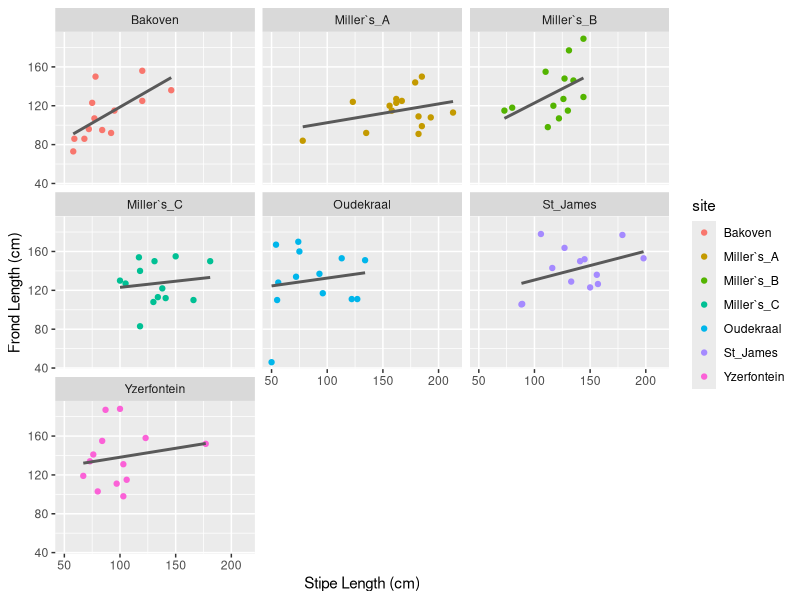
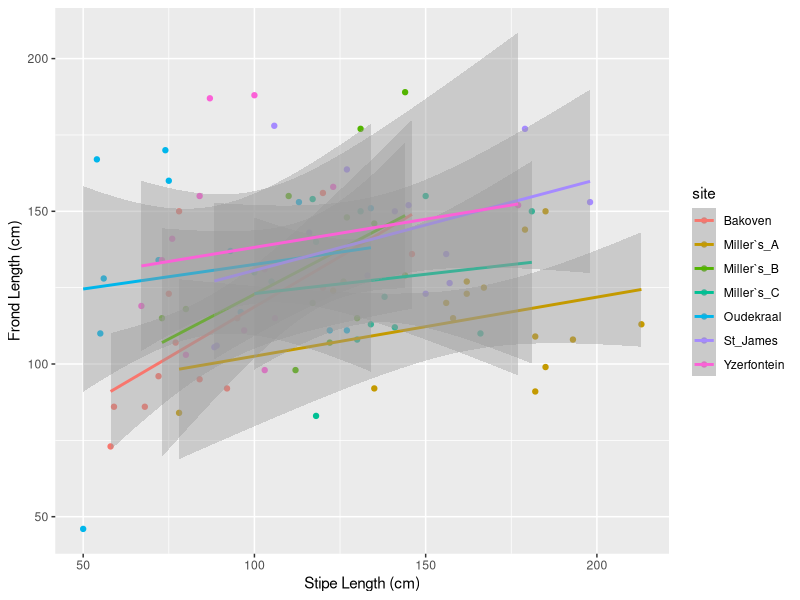
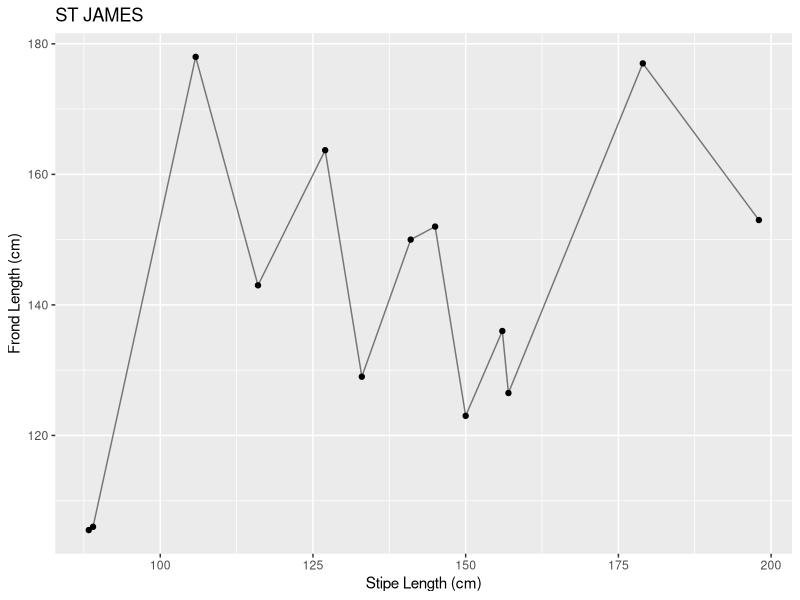
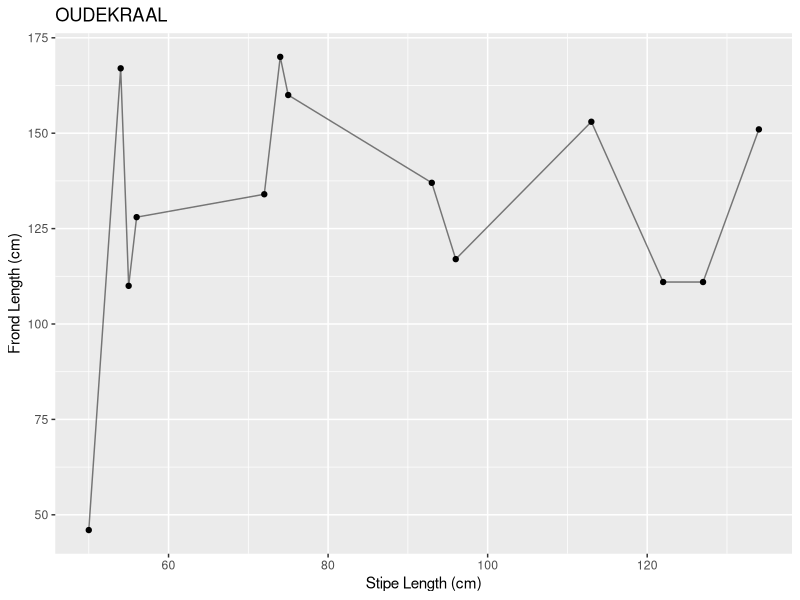
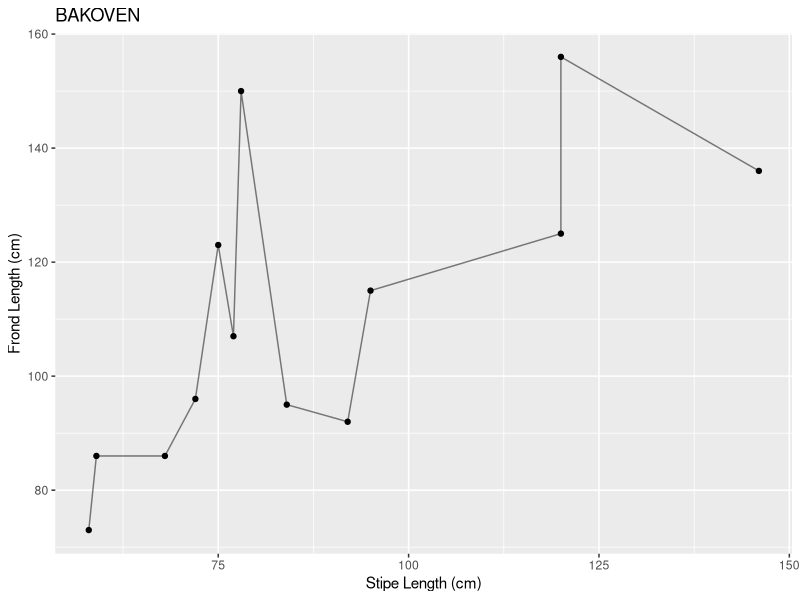
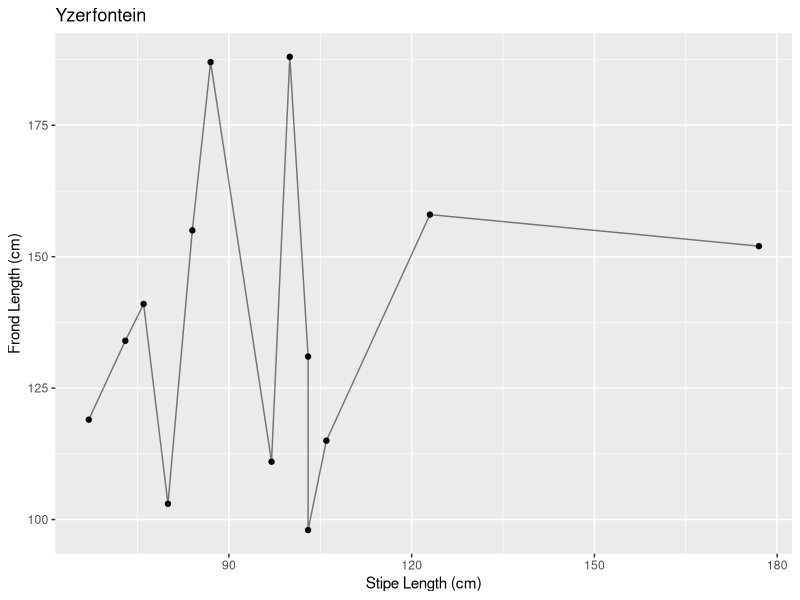
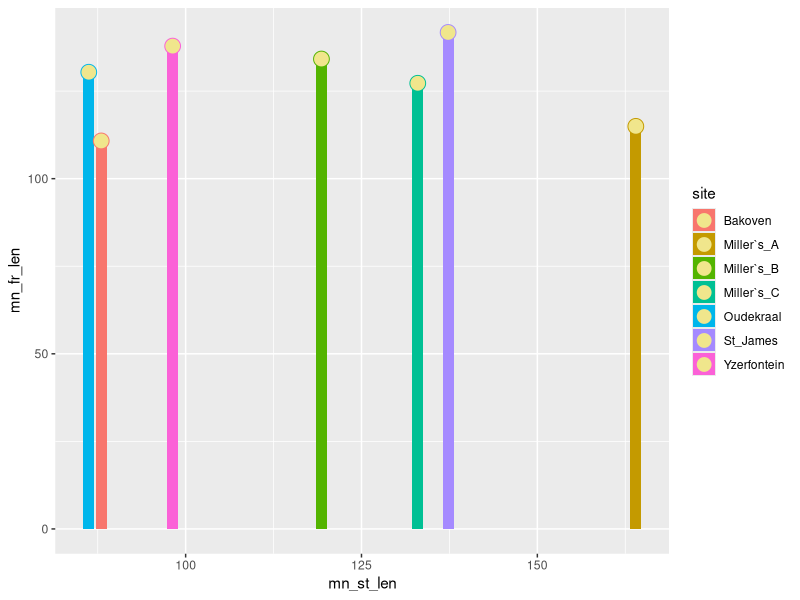
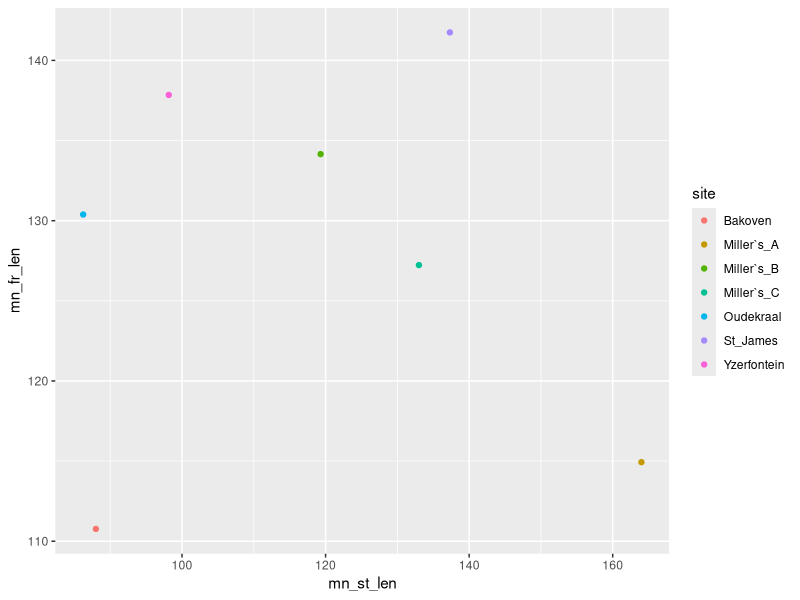

Reproduce these figures in R, in order. (Note: this script raises an error after producing the figures.)
#results 

# load libraries  ---------------------------------------------------------

library(tidyverse)
library(ggpubr)
library(dplyr) #for filter and %>%  command
library(readr) #read csv
library(ggplot2)

# load data ---------------------------------------------------------------

#loading data about the morphometric properties of Ecklonia maxima 

morph <- read_csv("morph.csv")

unique(morph$site)

morph$ind = as.numeric(morph$ind) #needed? 

# facet wrap main--------------------------------------------------------------

ggplot(morph, aes(x = stipe_length, y = frond_length)) + 
  geom_point(aes(colour = site)) +
  geom_smooth(method = "lm", se = FALSE, colour = "grey35") +
  facet_wrap(~site)+
  labs(x = "Stipe Length (cm)", y = "Frond Length (cm)")


# graph -------------------------------------------------------------------

ggplot(morph, aes(x = stipe_length, y = frond_length, colour = site, group = site)) + 
  geom_point() +
  geom_smooth(method = "lm", se = TRUE) +
  labs(x = "Stipe Length (cm)", y = "Frond Length (cm)")

#SE overlap means not sig different from each other, still need to confirm by anova or t-test

# St James -------------------------------------------------------------

stjames <- morph %>% 
  filter(site == "St_James") 

stj <- ggplot(stjames, aes(x = stipe_length, y = frond_length)) +
  geom_line(aes(group = site), alpha = 0.5) +
  geom_point() +
  labs(x = "Stipe Length (cm)", y = "Frond Length (cm)",
title = "ST JAMES")

stj

# Oudekraal ---------------------------------------------------------------

oudekraal <- morph %>% 
  filter(site == "Oudekraal") 

oude <- ggplot(oudekraal, aes(x = stipe_length, y = frond_length)) +
  geom_line(aes(group = site), alpha = 0.5) +
  geom_point() +
  labs(x = "Stipe Length (cm)", y = "Frond Length (cm)",
       title = "OUDEKRAAL")
oude


# BAKOVEN -----------------------------------------------------------------

bakoven <- morph %>% 
  filter(site == "Bakoven") 

bak <- ggplot(bakoven, aes(x = stipe_length, y = frond_length)) +
  geom_line(aes(group = site), alpha = 0.5) +
  geom_point() +
  labs(x = "Stipe Length (cm)", y = "Frond Length (cm)",
       title = "BAKOVEN")

bak


# Yzerfontein -------------------------------------------------------------

Yzerfontein <- morph %>% 
  filter(site == "Yzerfontein")

yzer <- ggplot(Yzerfontein, aes(x = stipe_length, y = frond_length)) +
  geom_line(aes(group = site), alpha = 0.5) +
  geom_point() +
  labs(x = "Stipe Length (cm)", y = "Frond Length (cm)",
       title = "Yzerfontein")

yzer


# means -------------------------------------------------------------------

morph1 <- morph %>% 
  group_by(site) %>% 
  summarise(mn_st_len = mean(stipe_length),
            mn_fr_len = mean(frond_length),
            mn_fr_mass = mean(frond_mass),
            mn_st_mass = mean(stipe_mass))

morph1
  
ggplot(morph1, aes(y = mn_fr_len, x = mn_st_len)) +
  geom_col(aes(fill = site)) +
  geom_point(aes(colour = site), shape = 21, fill = "Khaki", size = 5)

ggplot(morph1, aes(y = mn_fr_len, x = mn_st_len)) +
  geom_point(aes(colour = site))

ggplot(morph1, aes(x = mn_st_mass, y = mn_st))

